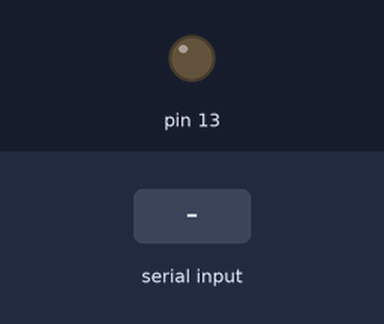
A sketch run on a simulated Arduino Uno, built with avr-gcc and run on an emulated ATmega328P. On the bench: output pins drawn as LEDs (lit = HIGH). The test bench sets the inputs (shaded band). What the sketch prints to the serial monitor is not drawn.

Above: at 1.2 s.
1.3 s: "start" received over Serial
At 3.5 s:
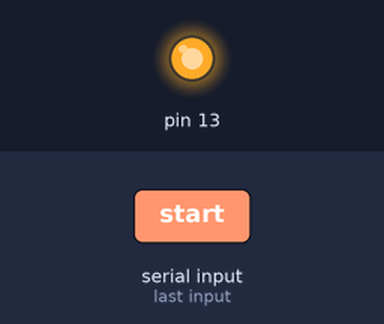
3.8 s: "90,45,200\n" received over Serial
Timing chart, 0 to 6.8 s (numbered marks = the images above; inputs shaded):
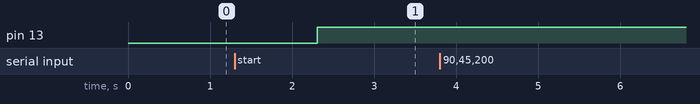

Measured:
- after the input at 1.3 s, pin 13: LOW → HIGH after 1.0 s
- after the input at 3.8 s, every drawn part: stays the same

The sketch:

Si514_Sketch_r000.ino
```cpp
#include <Wire.h>
#include <Streaming.h>

void setup() {
  Wire.begin();                // join i2c bus (address optional for master)
  Serial.begin(9600);          // start serial communication at 9600bps
  pinMode(13, OUTPUT);
  digitalWrite(13, LOW);
}


int reading = 0;

void loop()
{
 //Si514_WriteExemple();
 //delay(10000);
 // Si514_ReadRegMap();.
 // delay(5000);                  // wait a bit since people have to read the output :)
 Transiver();
 delay(250);
}

void Transiver()
{
  String bufer="";
  byte   Adrr=0;
  byte   Val=0;
  byte   count=0;


  while (Serial.available() == 0);
  bufer = Serial.readString();


  if(bufer=="start")
  {
   while(bufer!="stop")
    {
        digitalWrite(13, HIGH);   // Enter in prog mode
        while (Serial.available()==0);
        bufer = Serial.readString();
        if(bufer!="stop")
           {
             Serial.println(byte(bufer.toInt()));
             if(count%2==0)
                Adrr=byte(bufer.toInt());
             else
                {
                 Val=byte(bufer.toInt());
                 //RegWrite(85,Adrr,Val);
                }
           count++;
           }
       //int val = Serial.parseInt();
       //Serial.println(byte(val));
     }
  }
  digitalWrite(13, LOW);    // turn the LED off by making the voltage LOW

}


void Si514_ReadRegMap()
{
  byte   reg_Adress[]= {0,5,6,7,8,9,10,11,14,128,132,48,49};
  Wire.beginTransmission(85); // transmit to device # (0x55)
  //Wire.write(byte(0x00));
  Wire.endTransmission();      // stop transmitting

  Serial << "Read user register maps of Si514" << endl;

  for( int i=0; i < sizeof(reg_Adress) ; i++ )
     {
      Wire.beginTransmission(85); // transmit to device # (0x55)
      Wire.write(reg_Adress[i]);  // write register adress
      Wire.endTransmission();

      Wire.requestFrom(85, 1);

      if (1 <= Wire.available())
        { // if two bytes were received
        reading = Wire.read();        // receive  byte
        Wire.endTransmission();      // stop transmitting
        Serial << "Register" << reg_Adress[i] << ": 0x" << _HEX(reading) << endl;
        }
     }
     Serial << "\n\n" << endl;
}

void RegWrite (byte SlvAdr, byte RegAdress , byte RegValue)
{
  Wire.beginTransmission(SlvAdr); // transmit to device # (0x55)
  Wire.write(byte(RegAdress));
  Wire.write(byte(RegValue));
  Wire.endTransmission();      // stop transmitting
 }


void Si514_WriteExemple()
{
 Serial << "Write user register maps of Si514" << endl;

 RegWrite(85,132,0x0);

 RegWrite(85,0,0x23);
 RegWrite(85,5,0xCB);
 RegWrite(85,6,0x35);
 RegWrite(85,7,0x50);
 RegWrite(85,8,0x11);
 RegWrite(85,9,0x8);
 RegWrite(85,10,0xE);
 RegWrite(85,11,0x00);

 RegWrite(85,132,0x1);
 RegWrite(85,132,0x4);
 Serial << "\n\n" << endl;
}
```
